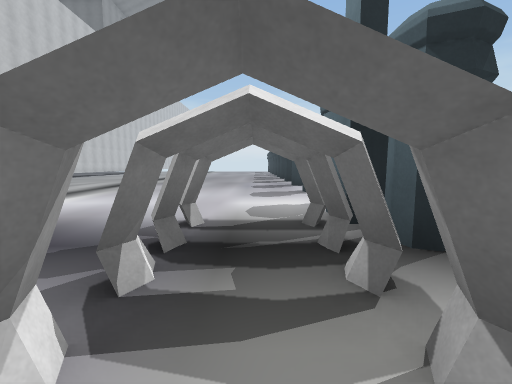
view 1 (above)

20 first-person views from a walk through a scene from a Unity 3-D project. The camera is 1.4 m above the floor, tilts 6° down and sees 90° across. The floor is counted in squares, 2 m on a side. Each view is taken from the middle of a square. On the plan, view 1 faces up. The plan holds only what a view shows up to about 9 squares ahead; the rest is blank. The place goes on beyond the plan.

view 2
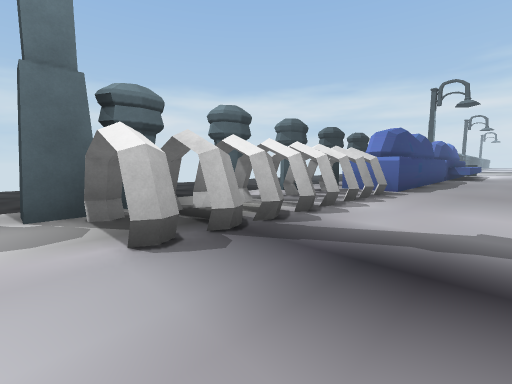

view 3
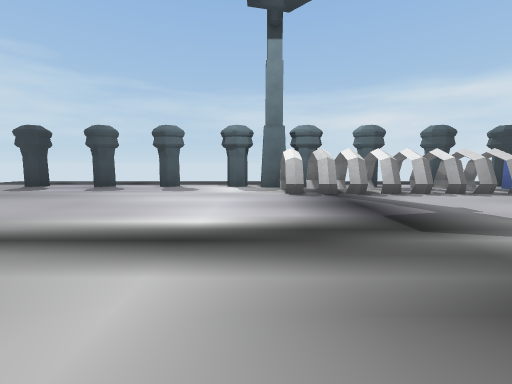

view 4
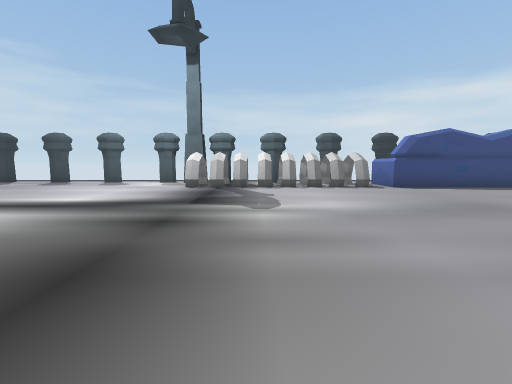

view 5
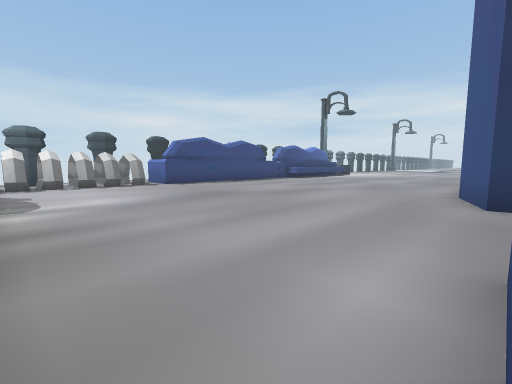

view 6
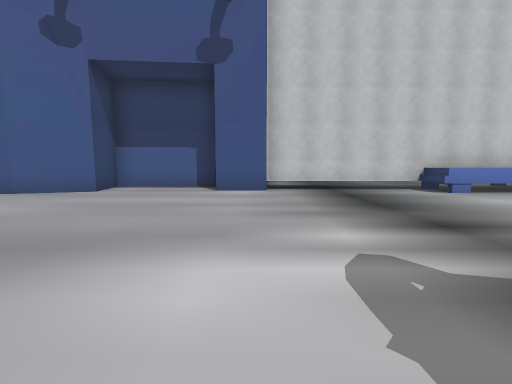

view 7
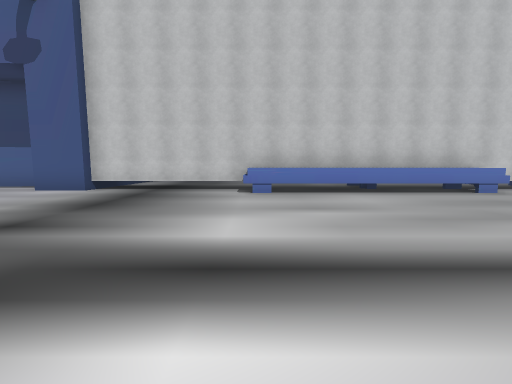

view 8
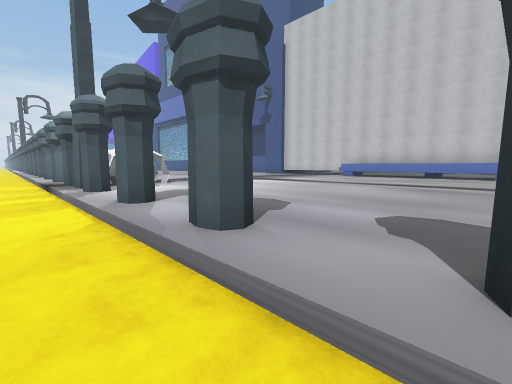

view 9
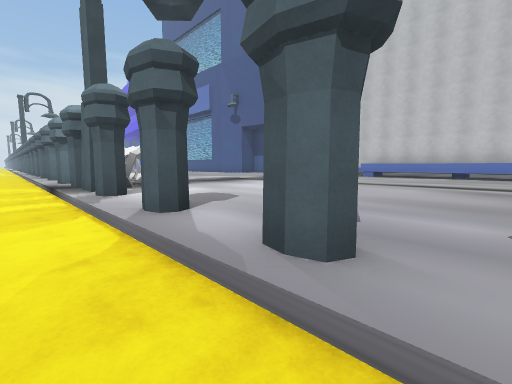

view 10
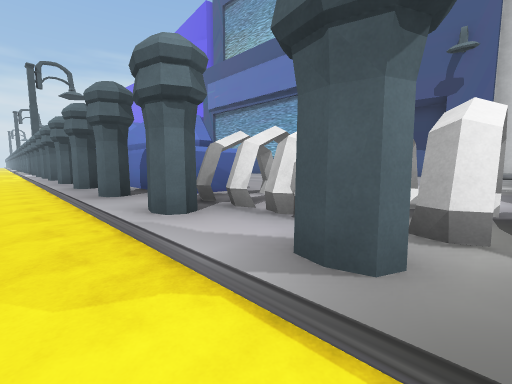

view 11
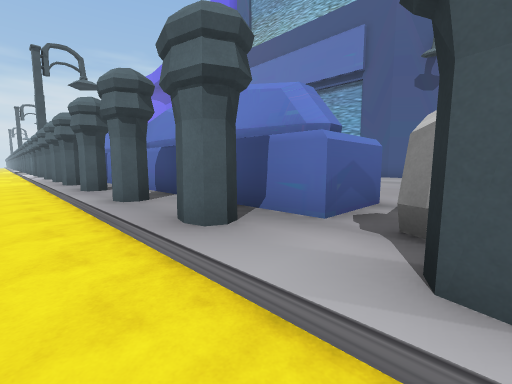

view 12
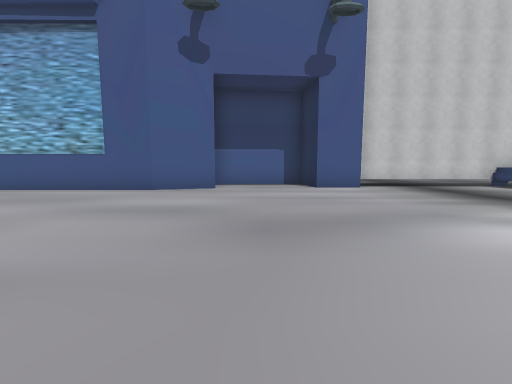

view 13
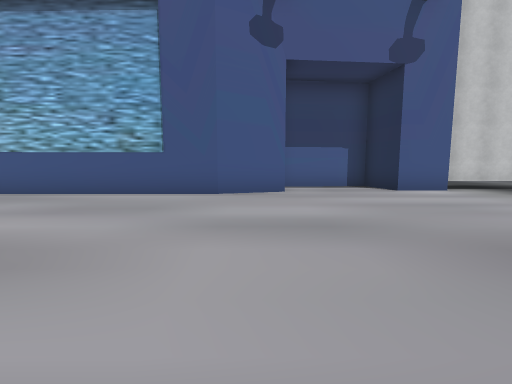

view 14
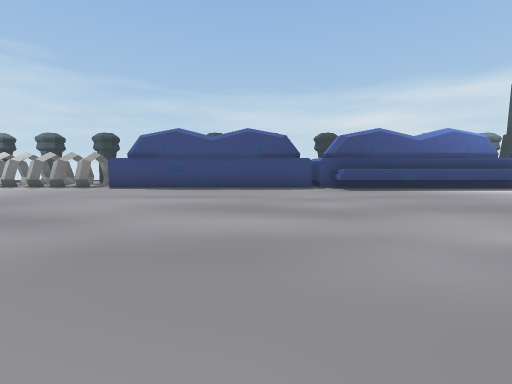

view 15
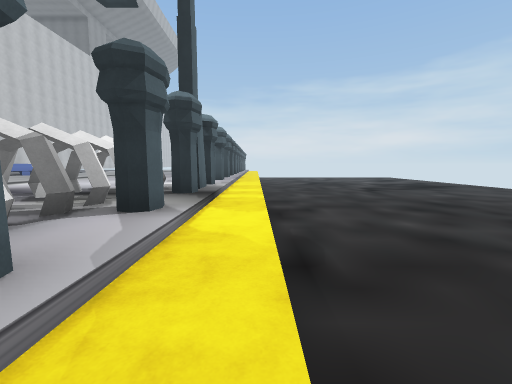

view 16
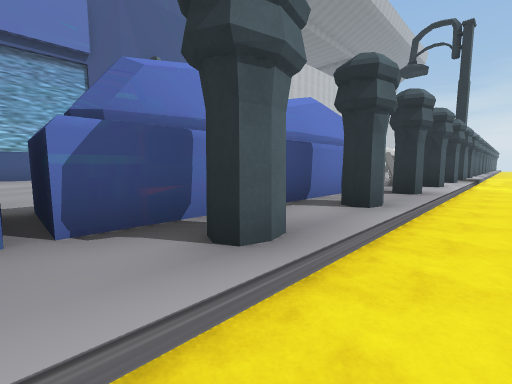

view 17
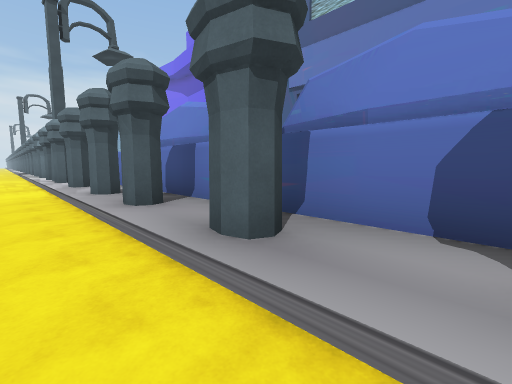

view 18
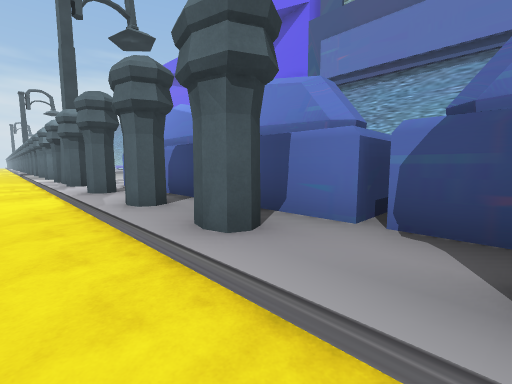

view 19
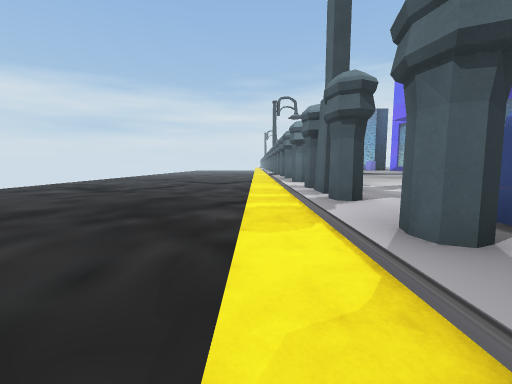

view 20
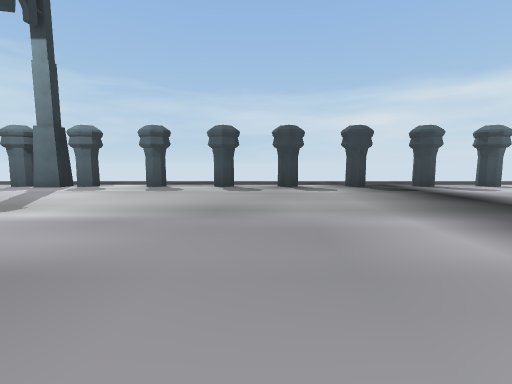

### Floor plan
Key: @ floor where view 1 was taken; # wall or solid block; x gap in a wall; . main floor; - floor 0.25 m lower than the main floor; / step, stairs or slope; ^ raised ledge; v drop or lower ground.
Columns run from 12 left of view 1 to 4 right of it. Each row starts with its distance up from view 1.
 11  ^^..........#/-
 10   ^.........../-
  9   ^..........#/-
  8  #^.........../-
  7   ^..........#/-
  6   ^.........../-v
  5  #^..........//-v
  4 .#...........#/-v
  3 .#.........#.#/-v
  2 .#.........x.#/-v
  1 .#.........x.#/-v
  0 ###........x@#/-v
 -1 ###........x.#/-v
 -2 #..........#.#/-
 -3 #............./-
 -4 #..........##//-
 -5 ###........##./-
 -6   #........##//-
 -7   #........##./-
 -8   #........##./-
 -9   #........##//-
-10   ##.......##./-
-11    #  .....##//-
-12        ....##./-
-13         ...##//-
-14          ..##./-
-15           .###/-v
-16            ###/-v
-17              #/-v
-18             .#/-v
-19            ..#/-v
-20           ..../-v
-21          ...../-v
-22         .....#/-v
-23       ......../
-24       .......#
-25      ........./
-26       .......#/
-27       ......../
-28         .....#/
-29          ...../
-30           ..../
-31            ...#
-32             ../
-33              #

Positions as (right, up) in squares from view 1, and headings:
1: (0, 0), facing up
2: (-3, 4), facing down-right
3: (-7, 4), facing right
4: (-9, 1), facing right
5: (-10, 1), facing down-right
6: (-3, 0), facing left
7: (-3, 5), facing left
8: (3, 11), facing down-left
9: (3, 10), facing down-left
10: (3, 1), facing down-left
11: (3, -2), facing down-left
12: (-2, -3), facing left
13: (-3, -5), facing left
14: (-9, -8), facing right
15: (3, -3), facing up
16: (3, -10), facing up-left
17: (3, -7), facing down-left
18: (3, -9), facing down-left
19: (3, -13), facing down
20: (-7, -25), facing right
